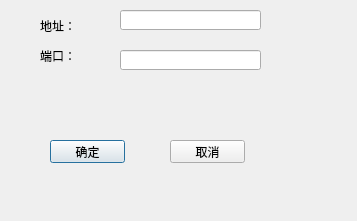
<?xml version="1.0" encoding="UTF-8"?>
<ui version="4.0">
 <class>SetHostInfoDiaog</class>
 <widget class="QDialog" name="SetHostInfoDiaog">
  <property name="geometry">
   <rect>
    <x>0</x>
    <y>0</y>
    <width>357</width>
    <height>221</height>
   </rect>
  </property>
  <property name="windowTitle">
   <string>SetHostInfoDiaog</string>
  </property>
  <widget class="QLabel" name="label">
   <property name="geometry">
    <rect>
     <x>40</x>
     <y>20</y>
     <width>54</width>
     <height>12</height>
    </rect>
   </property>
   <property name="text">
    <string>地址：</string>
   </property>
  </widget>
  <widget class="QLabel" name="label_2">
   <property name="geometry">
    <rect>
     <x>40</x>
     <y>50</y>
     <width>54</width>
     <height>12</height>
    </rect>
   </property>
   <property name="text">
    <string>端口：</string>
   </property>
  </widget>
  <widget class="QLineEdit" name="cEditAddress">
   <property name="geometry">
    <rect>
     <x>120</x>
     <y>10</y>
     <width>141</width>
     <height>20</height>
    </rect>
   </property>
  </widget>
  <widget class="QLineEdit" name="cEditPort">
   <property name="geometry">
    <rect>
     <x>120</x>
     <y>50</y>
     <width>141</width>
     <height>20</height>
    </rect>
   </property>
  </widget>
  <widget class="QPushButton" name="cBtnOK">
   <property name="geometry">
    <rect>
     <x>50</x>
     <y>140</y>
     <width>75</width>
     <height>23</height>
    </rect>
   </property>
   <property name="text">
    <string>确定</string>
   </property>
  </widget>
  <widget class="QPushButton" name="cBtnCancle">
   <property name="geometry">
    <rect>
     <x>170</x>
     <y>140</y>
     <width>75</width>
     <height>23</height>
    </rect>
   </property>
   <property name="text">
    <string>取消</string>
   </property>
  </widget>
 </widget>
 <layoutdefault spacing="6" margin="11"/>
 <resources/>
 <connections/>
</ui>
